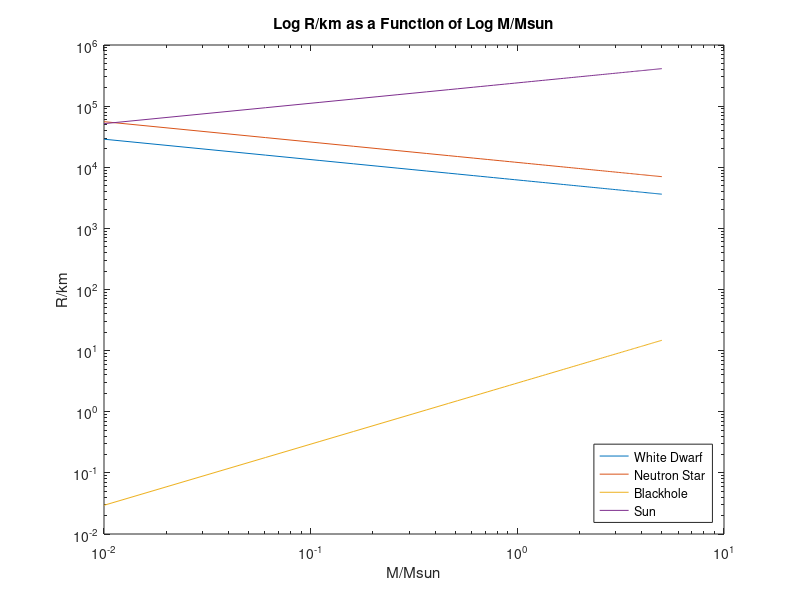

Write the MATLAB code that produced this figure.
M = linspace(0.01,5);

Rwd = 6.2e3*(M.^(-1/3));
Rns = 1.2e4*(M.^(-1/3));
Rbh = 2.95*M;
Rsu = 2.4e5*(M.^(1/3));

loglog(M,Rwd)
hold on
loglog(M,Rns)
hold on
loglog(M,Rbh)
hold on
loglog(M,Rsu)
title('Log R/km as a Function of Log M/Msun')
xlabel('M/Msun')
ylabel('R/km')
ylim([0.01,1000000])
legend('White Dwarf','Neutron Star', 'Blackhole', 'Sun', 'location', 'southeast')
